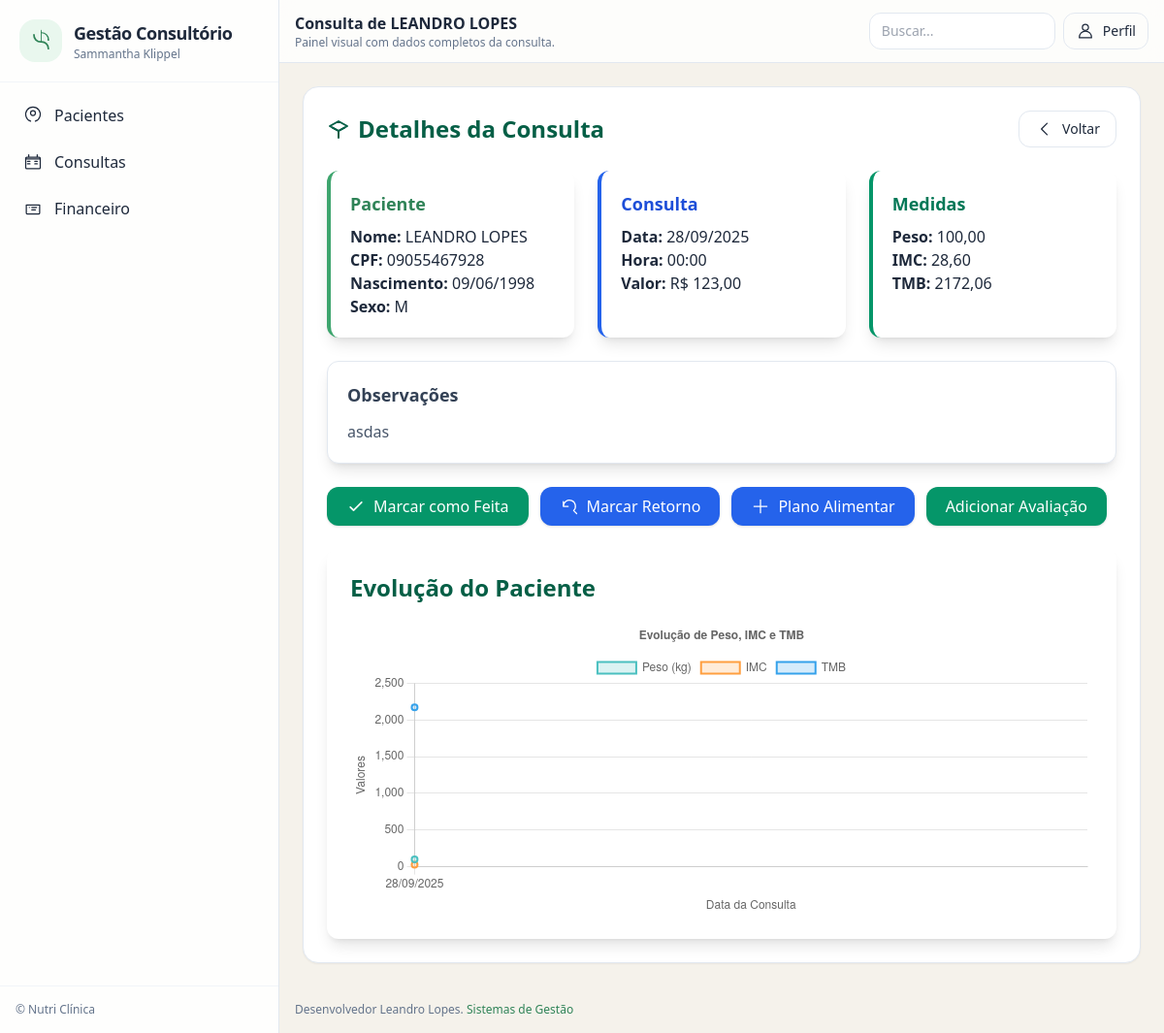
The page /consultas/50/detalhes/ on the database its author committed.
### nutri/models.py (models this page shows, shortened)
class Consulta(models.Model): #Apenas criar a consulta
    paciente = models.ForeignKey(Paciente, on_delete=models.CASCADE, related_name="consultas")
    data_consulta = models.DateTimeField()
    peso = models.DecimalField(max_digits=5, decimal_places=2, null=True, blank=True)
    altura = models.DecimalField(max_digits=4, decimal_places=2, null=True, blank=True)  # metros
    imc = models.DecimalField(max_digits=5, decimal_places=2, null=True, blank=True)
    tmb = models.DecimalField(max_digits=8, decimal_places=2, null=True, blank=True)
    observacoes = models.TextField(blank=True, null=True)
    valor_consulta = models.DecimalField(max_digits=5, decimal_places=2, default=0.00, verbose_name="Valor")
    consulta_feita = models.BooleanField(default=False)
    class Meta:
        ordering = ["-data_consulta"]

class Paciente(models.Model):
    nome = models.CharField(max_length=150)
    cpf = models.CharField(max_length=14, unique=True, null=True, blank=True)
    data_nascimento = models.DateField()
    sexo = models.CharField(max_length=10, choices=[('M', 'Masculino'), ('F', 'Feminino')])
    telefone = models.CharField(max_length=20, null=True, blank=True)
    email = models.EmailField(null=True, blank=True)
    endereco = models.CharField(max_length=255, null=True, blank=True)
    criado_em = models.DateTimeField(auto_now_add=True, editable=False)
    informacoes_adicionais = models.TextField(blank=True, null=True)

### nutri/views.py (the view)
# urls.py: path('consultas/<int:pk>/detalhes/', ConsultaDetail.as_view(), name='detalhes_consulta'),
class ConsultaDetail(DetailView):
    model = Consulta
    template_name = "consultas/detalhes_consulta.html"
    def get_context_data(self, **kwargs):
        context = super().get_context_data(**kwargs)
        consulta = self.get_object()
        context["consultas"] = consulta.paciente.consultas.order_by("data_consulta")
        return context

### nutri/templates/consultas/detalhes_consulta.html (shortened to what this page needs)
{% extends 'base.html' %}
{% load static %}
{% block page_title %}Consulta de {{ consulta.paciente.nome }}{% endblock %}
{% block page_subtitle %}Painel visual com dados completos da consulta.{% endblock %}
{% block content %}
<div class="max-w-6xl mx-auto space-y-6">
    <div class="flex flex-col md:flex-row justify-between items-start md:items-center gap-3">
        {% if consulta.consulta_feita %}
            <h1 class="text-2xl font-bold text-emerald-800 flex items-center gap-2">
                <svg xmlns="http://www.w3.org/2000/svg" fill="none" viewBox="0 0 24 24" stroke="currentColor" class="w-6 h-6">
                    <path stroke-linecap="round" stroke-linejoin="round" stroke-width="2" d="M12 14l9-5-9-5-9 5 9 5z"/>
                    <path stroke-linecap="round" stroke-linejoin="round" stroke-width="2" d="M12 14l6.16-3.422M12 14v7M12 14L5.84 10.578"/>
                </svg>
                Detalhes da Consulta - (Encerrada)
            </h1>
        {% else %}
            <h1 class="text-2xl font-bold text-emerald-800 flex items-center gap-2">
                Detalhes da Consulta
            </h1>
        {% endif %}
        <div class="flex gap-2">
            <a href="{% url 'consultas' %}" class="inline-flex items-center gap-2 rounded-xl border border-slate-200 px-4 py-2 text-sm hover:bg-slate-50">
                <svg xmlns="http://www.w3.org/2000/svg" fill="none" viewBox="0 0 24 24" stroke="currentColor" class="w-5 h-5">
                    <path stroke-linecap="round" stroke-linejoin="round" stroke-width="1.5" d="M15 19l-7-7 7-7"/>
                </svg>
                Voltar
            </a>
        </div>
    </div>
    <div class="grid grid-cols-1 md:grid-cols-3 gap-6">
        <div class="bg-white shadow-lg rounded-xl p-5 border-l-4 border-leaf-600 hover:shadow-xl transition-all">
            <h3 class="text-lg font-semibold text-leaf-700 mb-2">Paciente</h3>
            <p><span class="font-semibold">Nome:</span> {{ consulta.paciente.nome }}</p>
            <p><span class="font-semibold">CPF:</span> {{ consulta.paciente.cpf|default:"Não informado" }}</p>
            <p><span class="font-semibold">Nascimento:</span> {{ consulta.paciente.data_nascimento|date:"d/m/Y" }}</p>
            <p><span class="font-semibold">Sexo:</span> {{ consulta.paciente.sexo }}</p>
        </div>
        <div class="bg-white shadow-lg rounded-xl p-5 border-l-4 border-blue-600 hover:shadow-xl transition-all">
            <h3 class="text-lg font-semibold text-blue-700 mb-2">Consulta</h3>
            <p><span class="font-semibold">Data:</span> {{ consulta.data_consulta|date:"d/m/Y" }}</p>
            <p><span class="font-semibold">Hora:</span> {{ consulta.data_consulta|time:"H:i" }}</p>
            <p><span class="font-semibold">Valor:</span> R$ {{ consulta.valor_consulta }}</p>
        </div>
        <div class="bg-white shadow-lg rounded-xl p-5 border-l-4 border-emerald-600 hover:shadow-xl transition-all">
            <h3 class="text-lg font-semibold text-emerald-700 mb-2">Medidas</h3>
            <p><span class="font-semibold">Peso:</span> {{ consulta.peso }}</p>
            <p><span class="font-semibold">IMC:</span> {{ consulta.imc }}</p>
            <p><span class="font-semibold">TMB:</span> {{ consulta.tmb }}</p>
        </div>
    </div>
    <div class="bg-white shadow-lg rounded-xl p-5 border border-slate-200 hover:shadow-xl transition-all">
        <h3 class="text-lg font-semibold text-slate-700 mb-3">Observações</h3>
        <p class="text-slate-600">{{ consulta.observacoes|default:"Nenhuma observação cadastrada." }}</p>
    </div>
    <div class="flex flex-wrap gap-3 mt-0">
    {% if consulta.consulta_feita %}
    {% else %}
        <form method="post" action="{% url 'consulta_feita' consulta.id %}">
        <button type="submit"
            class="inline-flex items-center gap-2 bg-emerald-600 hover:bg-emerald-700 text-white px-5 py-2 rounded-xl shadow transition-all">
            <svg xmlns="http://www.w3.org/2000/svg" fill="none" viewBox="0 0 24 24" stroke="currentColor" class="w-5 h-5">
                <path stroke-linecap="round" stroke-linejoin="round" stroke-width="2" d="M5 13l4 4L19 7" />
            </svg>
            Marcar como Feita
        </button>
        </form>
    {% endif%}
    <form method="post" action="">
        <button class="inline-flex items-center gap-2 bg-blue-600 hover:bg-blue-700 text-white px-5 py-2 rounded-xl shadow transition-all">
            <svg xmlns="http://www.w3.org/2000/svg" fill="none" viewBox="0 0 24 24" stroke="currentColor" class="w-5 h-5">
                <path stroke-linecap="round" stroke-linejoin="round" stroke-width="1.5"
                    d="M4.5 12a7.5 7.5 0 1112.72 5.303L21 21M4.5 12V6m0 6h6" />
            </svg>
            Marcar Retorno
        </button>
    </form>
    <button class="inline-flex items-center gap-2 bg-blue-600 hover:bg-blue-700 text-white px-5 py-2 rounded-xl shadow transition-all">
    <svg xmlns="http://www.w3.org/2000/svg" fill="none" viewBox="0 0 24 24" stroke="currentColor" class="w-5 h-5">
            <path stroke-linecap="round" stroke-linejoin="round" stroke-width="1.5"
                d="M12 4v16m8-8H4" />
            </svg>
            Plano Alimentar
    </button>
    {% if consulta.avaliacoes.exists  %}
        <a href="{% url 'detalhes_avaliacao' consulta.id %}"
        class="inline-flex items-center gap-2 bg-emerald-600 hover:bg-emerald-700 text-white px-5 py-2 rounded-xl shadow transition-all">
            Ver Avaliação
        </a>
    {% else %}
        <a href="{% url 'criar_avaliacao' consulta.id %}"
        class="inline-flex items-center gap-2 bg-emerald-600 hover:bg-emerald-700 text-white px-5 py-2 rounded-xl shadow transition-all">
            Adicionar Avaliação
        </a>
    {% endif %}
    </div>
</div>
<div class="max-w-5xl mx-auto bg-white p-6 rounded-xl shadow-lg mt-6">
    <h2 class="text-2xl font-bold text-emerald-800 mb-4">Evolução do Paciente</h2>
    <canvas id="graficoEvolucao" height="120"></canvas>
</div>
<script>
    const ctx = document.getElementById('graficoEvolucao').getContext('2d');
    const labels = [
        {% for c in consultas %}
            "{{ c.data_consulta|date:'d/m/Y' }}",
        {% endfor %}
    ];
    const pesos = [
        {% for c in consultas %}
            {{ c.peso|default:0 }},
        {% endfor %}
    ];
    const imcs = [
        {% for c in consultas %}
            {{ c.imc|floatformat:1|default:0 }},
        {% endfor %}
    ];
    const tmbs = [
        {% for c in consultas %}
            {{ c.tmb|floatformat:0|default:0 }},
        {% endfor %}
    ];
    new Chart(ctx, {
        type: 'line',
        data: {
            labels: labels,
            datasets: [
                {
                    label: 'Peso (kg)',
                    data: pesos,
                    borderColor: 'rgba(75, 192, 192, 1)',
                    backgroundColor: 'rgba(75, 192, 192, 0.2)',
                    borderWidth: 2,
                    tension: 0.3
                },
                {
                    label: 'IMC',
                    data: imcs,
                    borderColor: 'rgba(255, 159, 64, 1)',
                    backgroundColor: 'rgba(255, 159, 64, 0.2)',
                    borderWidth: 2,
                    tension: 0.3
                },
                {
                    label: 'TMB',
                    data: tmbs,
                    borderColor: 'rgba(54, 162, 235, 1)',
                    backgroundColor: 'rgba(54, 162, 235, 0.2)',
                    borderWidth: 2,
                    tension: 0.3
                }
            ]
        },
        options: {
            responsive: true,
            plugins: {
                legend: { position: 'top' },
                title: { display: true, text: 'Evolução de Peso, IMC e TMB' }
            },
            scales: {
                x: { title: { display: true, text: 'Data da Consulta' } },
                y: { title: { display: true, text: 'Valores' }, beginAtZero: true }
            }
        }
    });
</script>
{% endblock %}

### rows shown on the page
Consulta: paciente.nome "LEANDRO LOPES", paciente.cpf "09055467928", paciente.data_nascimento "09/06/1998", paciente.sexo "M", data_consulta "28/09/2025", data_consulta "00:00", valor_consulta "123,00", peso "100,00", imc "28,60", tmb "2172,06", observacoes "asdas"

### other values the page prints
chart data {{ c.data_consulta|date:'d/m/Y' }} 28/09/2025
chart data {{ c.peso|default:0 }} 100,00
chart data {{ c.imc|floatformat:1|default:0 }} 28,6
chart data {{ c.tmb|floatformat:0|default:0 }} 2172
